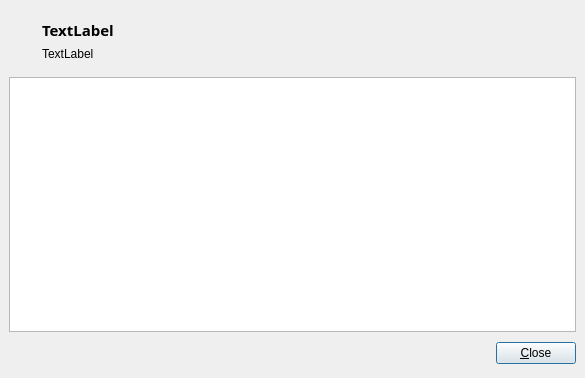
<ui version="4.0" >
 <author></author>
 <comment></comment>
 <exportmacro></exportmacro>
 <class>About</class>
 <widget class="QDialog" name="About" >
  <property name="geometry" >
   <rect>
    <x>0</x>
    <y>0</y>
    <width>585</width>
    <height>378</height>
   </rect>
  </property>
  <property name="windowTitle" >
   <string>About neteK</string>
  </property>
  <layout class="QVBoxLayout" >
   <property name="margin" >
    <number>9</number>
   </property>
   <property name="spacing" >
    <number>6</number>
   </property>
   <item>
    <spacer>
     <property name="orientation" >
      <enum>Qt::Vertical</enum>
     </property>
     <property name="sizeType" >
      <enum>QSizePolicy::Fixed</enum>
     </property>
     <property name="sizeHint" >
      <size>
       <width>20</width>
       <height>10</height>
      </size>
     </property>
    </spacer>
   </item>
   <item>
    <layout class="QHBoxLayout" >
     <property name="margin" >
      <number>0</number>
     </property>
     <property name="spacing" >
      <number>6</number>
     </property>
     <item>
      <spacer>
       <property name="orientation" >
        <enum>Qt::Horizontal</enum>
       </property>
       <property name="sizeType" >
        <enum>QSizePolicy::Fixed</enum>
       </property>
       <property name="sizeHint" >
        <size>
         <width>10</width>
         <height>20</height>
        </size>
       </property>
      </spacer>
     </item>
     <item>
      <widget class="QLabel" name="label" >
       <property name="text" >
        <string/>
       </property>
       <property name="pixmap" >
        <pixmap resource="icons.qrc" >:/icons/netek.png</pixmap>
       </property>
      </widget>
     </item>
     <item>
      <spacer>
       <property name="orientation" >
        <enum>Qt::Horizontal</enum>
       </property>
       <property name="sizeType" >
        <enum>QSizePolicy::Fixed</enum>
       </property>
       <property name="sizeHint" >
        <size>
         <width>10</width>
         <height>20</height>
        </size>
       </property>
      </spacer>
     </item>
     <item>
      <layout class="QVBoxLayout" >
       <property name="margin" >
        <number>0</number>
       </property>
       <property name="spacing" >
        <number>6</number>
       </property>
       <item>
        <widget class="QLabel" name="programName" >
         <property name="font" >
          <font>
           <family>Sans Serif</family>
           <pointsize>11</pointsize>
           <weight>75</weight>
           <italic>false</italic>
           <bold>true</bold>
           <underline>false</underline>
           <strikeout>false</strikeout>
          </font>
         </property>
         <property name="text" >
          <string>TextLabel</string>
         </property>
        </widget>
       </item>
       <item>
        <widget class="QLabel" name="programSub" >
         <property name="text" >
          <string>TextLabel</string>
         </property>
        </widget>
       </item>
      </layout>
     </item>
     <item>
      <spacer>
       <property name="orientation" >
        <enum>Qt::Horizontal</enum>
       </property>
       <property name="sizeHint" >
        <size>
         <width>40</width>
         <height>20</height>
        </size>
       </property>
      </spacer>
     </item>
    </layout>
   </item>
   <item>
    <spacer>
     <property name="orientation" >
      <enum>Qt::Vertical</enum>
     </property>
     <property name="sizeType" >
      <enum>QSizePolicy::Fixed</enum>
     </property>
     <property name="sizeHint" >
      <size>
       <width>20</width>
       <height>10</height>
      </size>
     </property>
    </spacer>
   </item>
   <item>
    <widget class="QTextEdit" name="textBox" >
     <property name="readOnly" >
      <bool>true</bool>
     </property>
     <property name="html" >
      <string>&lt;html>&lt;head>&lt;meta name="qrichtext" content="1" />&lt;/head>&lt;body style=" white-space: pre-wrap; font-family:Sans Serif; font-size:9pt; font-weight:400; font-style:normal; text-decoration:none;">&lt;p style="-qt-paragraph-type:empty; margin-top:0px; margin-bottom:0px; margin-left:0px; margin-right:0px; -qt-block-indent:0; text-indent:0px;">&lt;/p>&lt;/body>&lt;/html></string>
     </property>
    </widget>
   </item>
   <item>
    <layout class="QHBoxLayout" >
     <property name="margin" >
      <number>0</number>
     </property>
     <property name="spacing" >
      <number>6</number>
     </property>
     <item>
      <spacer>
       <property name="orientation" >
        <enum>Qt::Horizontal</enum>
       </property>
       <property name="sizeHint" >
        <size>
         <width>131</width>
         <height>31</height>
        </size>
       </property>
      </spacer>
     </item>
     <item>
      <widget class="QPushButton" name="cancelButton" >
       <property name="text" >
        <string>&amp;Close</string>
       </property>
      </widget>
     </item>
    </layout>
   </item>
  </layout>
 </widget>
 <pixmapfunction></pixmapfunction>
 <tabstops>
  <tabstop>textBox</tabstop>
  <tabstop>cancelButton</tabstop>
 </tabstops>
 <resources>
  <include location="icons.qrc" />
 </resources>
 <connections>
  <connection>
   <sender>cancelButton</sender>
   <signal>clicked()</signal>
   <receiver>About</receiver>
   <slot>reject()</slot>
   <hints>
    <hint type="sourcelabel" >
     <x>531</x>
     <y>356</y>
    </hint>
    <hint type="destinationlabel" >
     <x>183</x>
     <y>338</y>
    </hint>
   </hints>
  </connection>
 </connections>
</ui>
